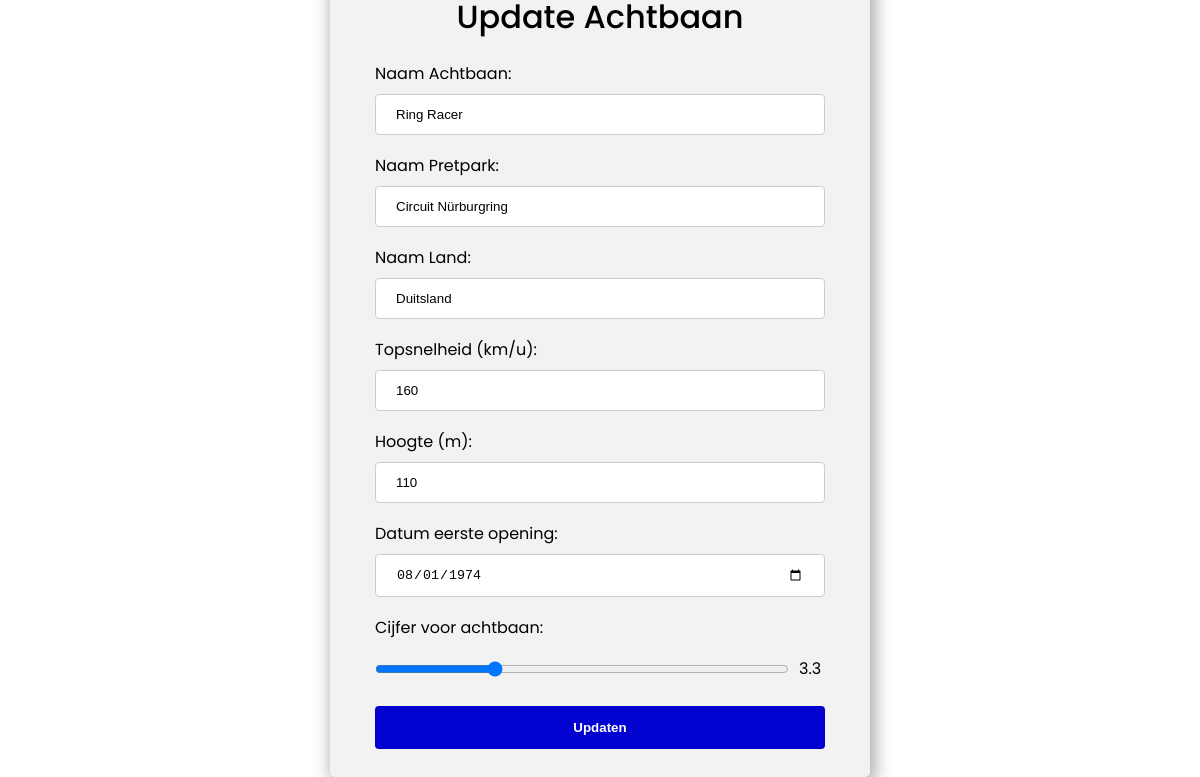
Screenshot of /client/update.php?id=2 with the database file from the repository.
### tables this page shows
CREATE TABLE IF NOT EXISTS `achtbaan` (
  `Id` int NOT NULL AUTO_INCREMENT,
  `NaamAchtbaan` varchar(200) NOT NULL,
  `NaamPretpark` varchar(200) NOT NULL,
  `Land` varchar(200) NOT NULL,
  `Topsnelheid` int NOT NULL,
  `Hoogte` int DEFAULT NULL,
  `Datum` date DEFAULT NULL,
  `Cijfer` float NOT NULL,
  PRIMARY KEY (`Id`)
);

### client/update.php (the view, shortened to what this page needs)
<?php
require('config/config.php');
$dsn = "mysql:host=$dbHost;dbname=$dbName;charset=$dbCharset";
try {
    $pdo = new PDO($dsn, $dbUser, $dbPass);
} catch (PDOException $e) {
    echo "<h1>Er is iets fout gegaan tijdens het verbinden met de database. Neem contact op met de Database Beheerder.</h1>";
    console_log($e->getMessage());
}
$sql = "SELECT Id
              ,NaamAchtbaan AS NA
              ,NaamPretpark AS NP
              ,Land AS LD
              ,Topsnelheid AS TS
              ,Hoogte AS HE
              ,Datum AS DM
              ,Cijfer AS CR
        FROM achtbaan
        WHERE ID = :id";
$statement = $pdo->prepare($sql);
$statement->bindValue(':id', $_GET['id'], PDO::PARAM_INT);
$statement->execute();
$result = $statement->fetch(PDO::FETCH_OBJ);
?>
<!DOCTYPE html>
<html lang="en">
<head>
    <link href='https://unpkg.com/boxicons@2.1.4/css/boxicons.min.css' rel='stylesheet'>
    <link rel="stylesheet" href="../style/style.css">
</head>
<body>
    <div class="card">
        <h1>Update Achtbaan</h1>
        <form action="update.php" method="POST">
            <div class="inputVeld">
                <label for="achtbaan">
                    Naam Achtbaan:
                    <input type="text" name="achtbaan" id="achtbaan" value="<?= $result->NA ?>" required>
                </label>
            </div>
            <div class="inputVeld">
                <label for="pretpark">
                    Naam Pretpark:
                    <input type="text" name="pretpark" id="pretpark" value="<?= $result->NP ?>" required>
                </label>
            </div>
            <div class="inputVeld">
                <label for="land">
                    Naam Land:
                    <input type="text" name="land" id="land" value="<?= $result->LD ?>" required>
                </label>
            </div>
            <div class="inputVeld">
                <label for="topsnelheid">
                    Topsnelheid (km/u):
                    <input type="number" name="topsnelheid" id="topsnelheid" min="1" max="200" value="<?= $result->TS ?>" required>
                </label>
            </div>
            <div class="inputVeld">
                <label for="hoogte">
                    Hoogte (m):
                    <input type="number" name="hoogte" id="hoogte" min="1" max="200" value="<?= $result->HE ?>">
                </label>
            </div>
            <div class="inputVeld">
                <label for="datum">
                    Datum eerste opening:
                    <input type="date" name="datum" id="datum" value="<?= $result->DM ?>">
                </label>
            </div>
            <div class="inputVeld">
                <label for="cijfer">
                    Cijfer voor achtbaan:
                    <div class="display">
                        <input type="range" name="cijfer" id="cijfer" min="1" max="10" step=".1" value="<?= $result->CR ?>" oninput="getal(this.value)">
                    </div>
                </label>
            </div>
            <input type="submit" value="Updaten">
        </form>
    </div>
</body>
</html>

### style/style.css (style rules this page uses)
* { margin: 0; padding: 0; }
html, body { height: 100vh; }
body { height: inherit; display: flex; justify-content: center; align-items: center; flex-direction: column; font-family: 'Poppins'; position: absolute; transform: translate(-50%, -50%); top: 50%; left: 50%; }
.card { display: flex; justify-content: center; align-items: center; flex-direction: column; border-radius: 5px; background-color: #f2f2f2; padding: 20px; box-shadow: 5px 5px 16px 2px rgb(0 0 0 / 20%), 0 6px 20px 0 rgb(0 0 0 / 19%); margin-bottom: 50px; width: 500px; }
.inputVeld { width: 450px; margin-top: 10px; }
h1 { margin: 0 0 10px; font-weight: 500; }
input[type=text], input[type=number], input[type=date], input[type=range] { width: 100%; padding: 12px 20px; margin: 8px 0; display: inline-block; border: 1px solid #ccc; border-radius: 4px; box-sizing: border-box; }
input[type=range] { width: 92%; margin-right: 10px; }
.display { display: flex; }
input[type=submit] { width: 100%; background-color: #0202d0; color: white; padding: 14px 20px; margin: 8px 0; border: none; border-radius: 4px; cursor: pointer; transition: 0.55s; font-weight: 600; }

### rows the page displays
achtbaan: achtbaan "Ring Racer", pretpark "Circuit Nürburgring", land "Duitsland", topsnelheid "160", hoogte "110", datum "08/01/1974", cijfer "3.3"
